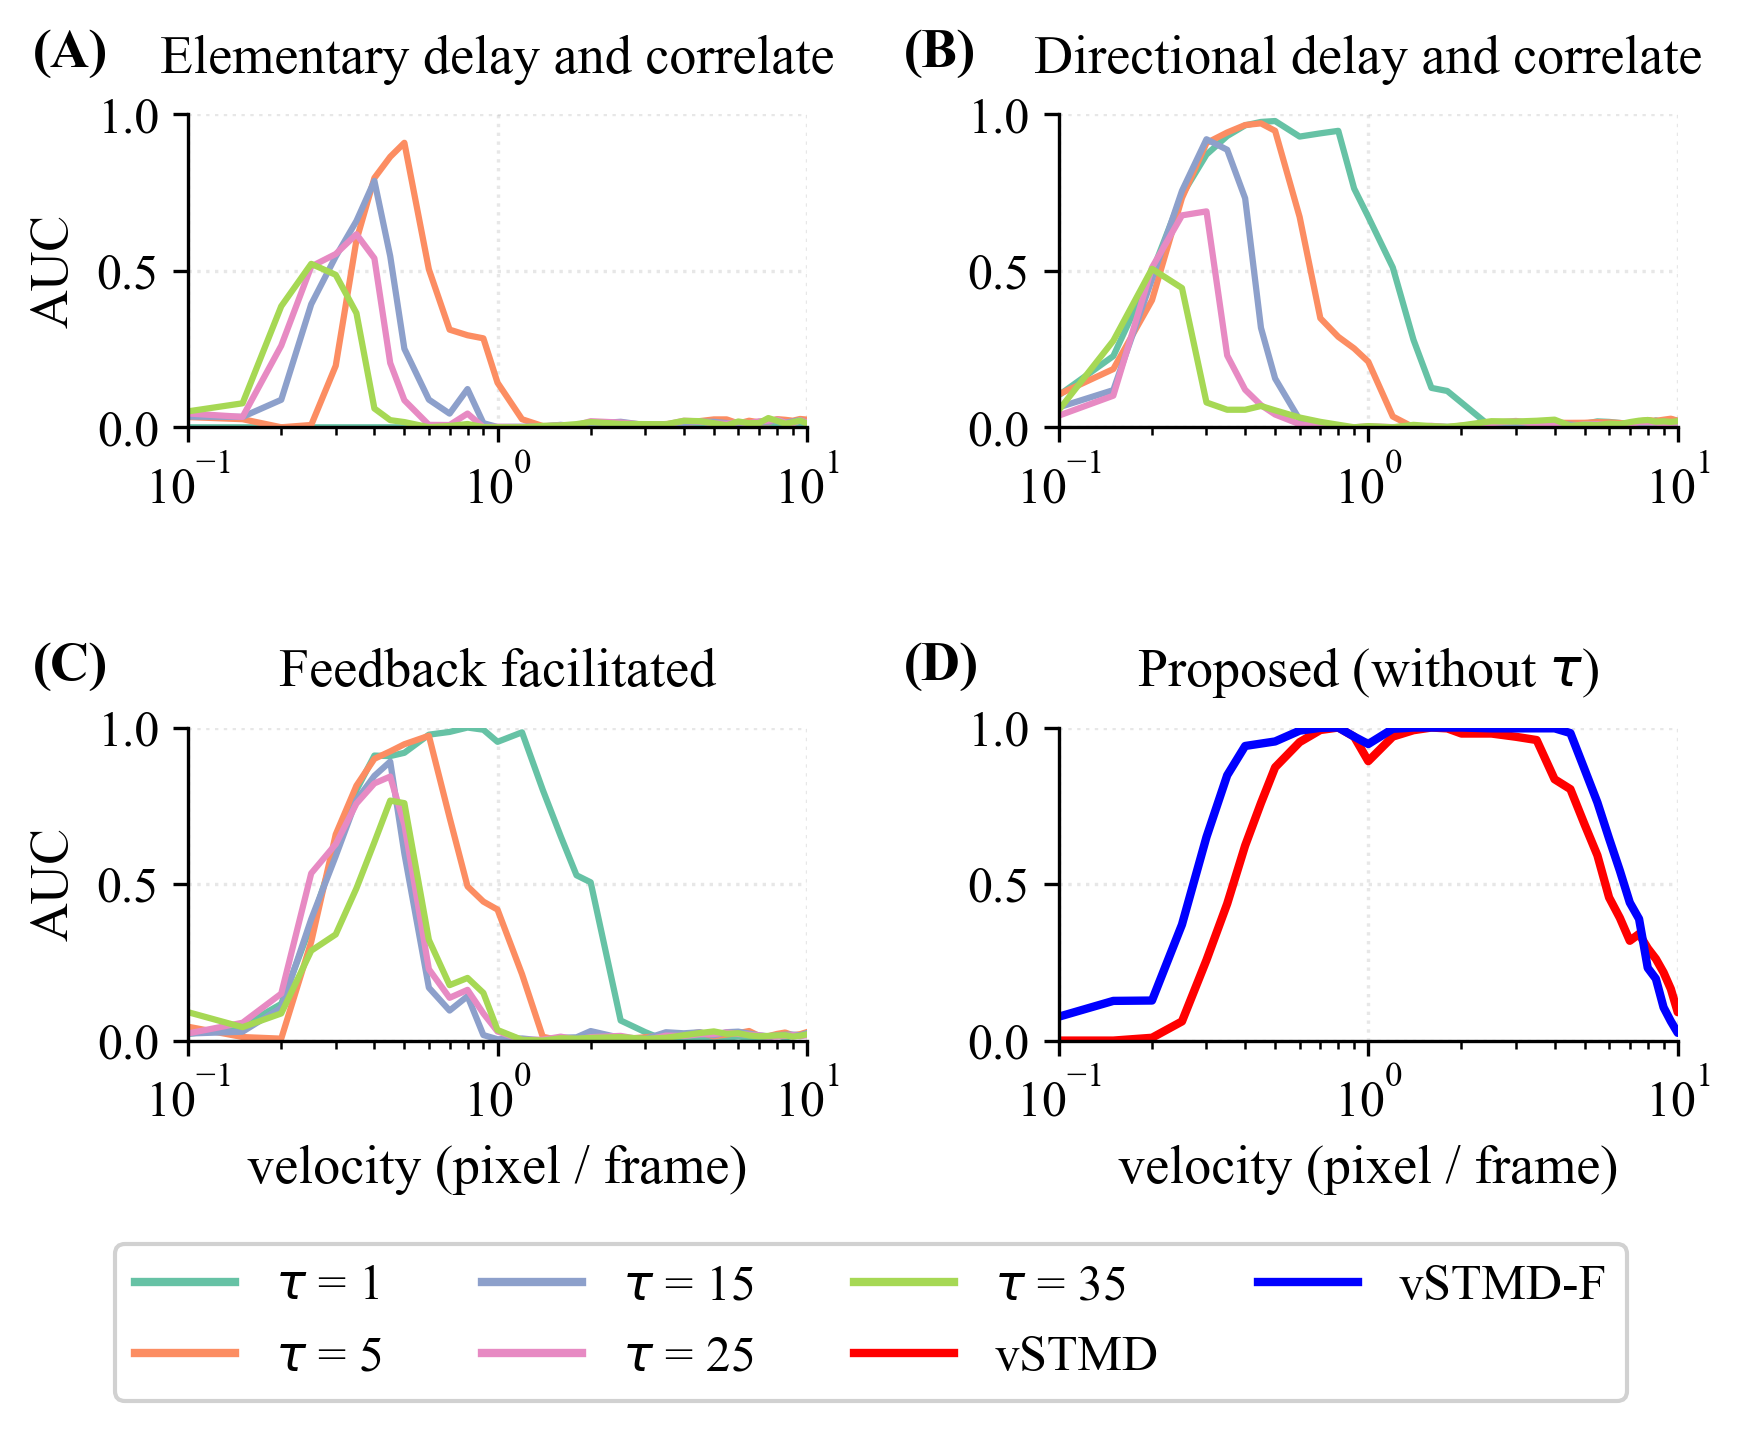

The script that drew this image:
import os
import json
import matplotlib.pyplot as plt
# 全局设置字体
plt.rcParams['font.family'] = 'Times New Roman'  # 设置字体家族
plt.rcParams['font.size'] = 13                   # 设置字体大小
plt.rcParams['axes.titlesize'] = 13              # 标题字体大小
plt.rcParams['axes.labelsize'] = 13              # 坐标轴标签字体大小
plt.rcParams['xtick.labelsize'] = 12             # x轴刻度字体大小
plt.rcParams['ytick.labelsize'] = 12             # y轴刻度字体大小
plt.rcParams['legend.fontsize'] = 12             # 图例字体大小
plt.rcParams['axes.spines.top'] = False
plt.rcParams['axes.spines.right'] = False



def visualize():
    # 配置常量
    FIG_SIZE = (6, 5)
    LINE_WIDTH = 2
    Y_LIM = (0, 1)
    X_LIM = (0.1, 10)

    
    # 加载数据
    script_dir = os.path.dirname(os.path.abspath(__file__))
    data_path = os.path.join(script_dir, 'velocity_AUC_curve.json')
    
    with open(data_path, 'r') as file:
        data = json.load(file)
        auc_curve_ESTMD = data['auc_curve_ESTMD']
        auc_curve_DSTMD = data['auc_curve_DSTMD']
        auc_curve_FeedbackSTMD = data['auc_curve_FeedbackSTMD']
        auc_curve_vSTMD = data['auc_curve_vSTMD']
        auc_curve_vSTMD_F = data['auc_curve_vSTMD_F']
        V_LIST = [v/1000 for v in data['v_list']]
        TAU_LIST = data['tau_list']
    
    # 创建图形
    fig, axs = plt.subplots(2, 2, figsize=FIG_SIZE)

    colors = plt.cm.Set2.colors  # 使用Set2色彩映射
    
    # 前三个子图
    for i in range(len(TAU_LIST)):
        # 使用更柔和的颜色
        color = colors[i % len(colors)]
        
        axs[0, 0].plot(V_LIST, auc_curve_ESTMD[i], 
                      color=color,
                      linewidth=1.5,)
        
        axs[0, 1].plot(V_LIST, auc_curve_DSTMD[i], 
                      color=color,
                      linewidth=1.5,)
        
        axs[1, 0].plot(V_LIST, auc_curve_FeedbackSTMD[i], 
                      color=color,
                      linewidth=1.5,)
    
    # 绘制最后一个子图  

    axs[1, 1].plot(V_LIST, auc_curve_vSTMD, 
                   color='red',
                   linewidth=2,      # 更粗
                   solid_capstyle='round',
                   label='vSTMD')
    
    axs[1, 1].plot(V_LIST, auc_curve_vSTMD_F, 
                   color='blue',
                   linewidth=2,
                   solid_capstyle='round',
                   label='vSTMD_F')

    
    # 配置子图
    titles = ['Elementary delay and correlate', 
              'Directional delay and correlate',
              'Feedback facilitated', 
              r'Proposed (without $\tau$)']
    
    for idx, ax in enumerate(axs.flat):
        ax.set_ylim(*Y_LIM)
        ax.set_xscale('log')
        ax.set_xlim(*X_LIM)
        ax.set_title(titles[idx], pad=10)
        ax.grid(True, alpha=0.3, linestyle=':')
        
        # 设置标签
        if idx >= 2:  # 最后一行
            ax.set_xlabel('velocity (pixel / frame)')
        if idx % 2 == 0:  # 第一列
            ax.set_ylabel('AUC')

    
    # 添加子图标签
    labels = ['(A)', '(B)', '(C)', '(D)']
    for idx, ax in enumerate(axs.flat):
        # 在左上角添加标签
        ax.text(-0.25, 1.27, labels[idx], 
                transform=ax.transAxes,  # 使用坐标轴相对坐标
                fontweight='bold',
                verticalalignment='top',
                horizontalalignment='left')
    
    # 创建全局图例
    legend_labels = [r'$\tau$'+f' = {tau}' for tau in TAU_LIST] + ['vSTMD', 'vSTMD-F']
    legend_handles = []
    
    for i in range(len(TAU_LIST)):
        legend_handles.append(plt.Line2D([0], [0], 
                                        color=colors[i % len(colors)], 
                                        linewidth=LINE_WIDTH))
    
    legend_handles.append(plt.Line2D([0], [0], 
                                    color='red',
                                    linewidth=LINE_WIDTH))
    legend_handles.append(plt.Line2D([0], [0], 
                                    color='blue',
                                    linewidth=LINE_WIDTH))
    
    # 添加全局图例
    fig.legend(legend_handles, legend_labels,
               bbox_to_anchor=(0.5, 0.13),
               loc='upper center',
               ncol=4,
               frameon=True,
               framealpha=0.9)
    
    # 调整布局
    plt.tight_layout(rect=[0, 0.1, 1, 1])  # 为底部图例留出空间
    
    # 保存和显示
    output_path = f'{os.path.splitext(os.path.realpath(__file__))[0]}.png'
    plt.savefig(output_path, dpi=300, bbox_inches='tight')
    plt.show()


if __name__ == '__main__':
    visualize()
